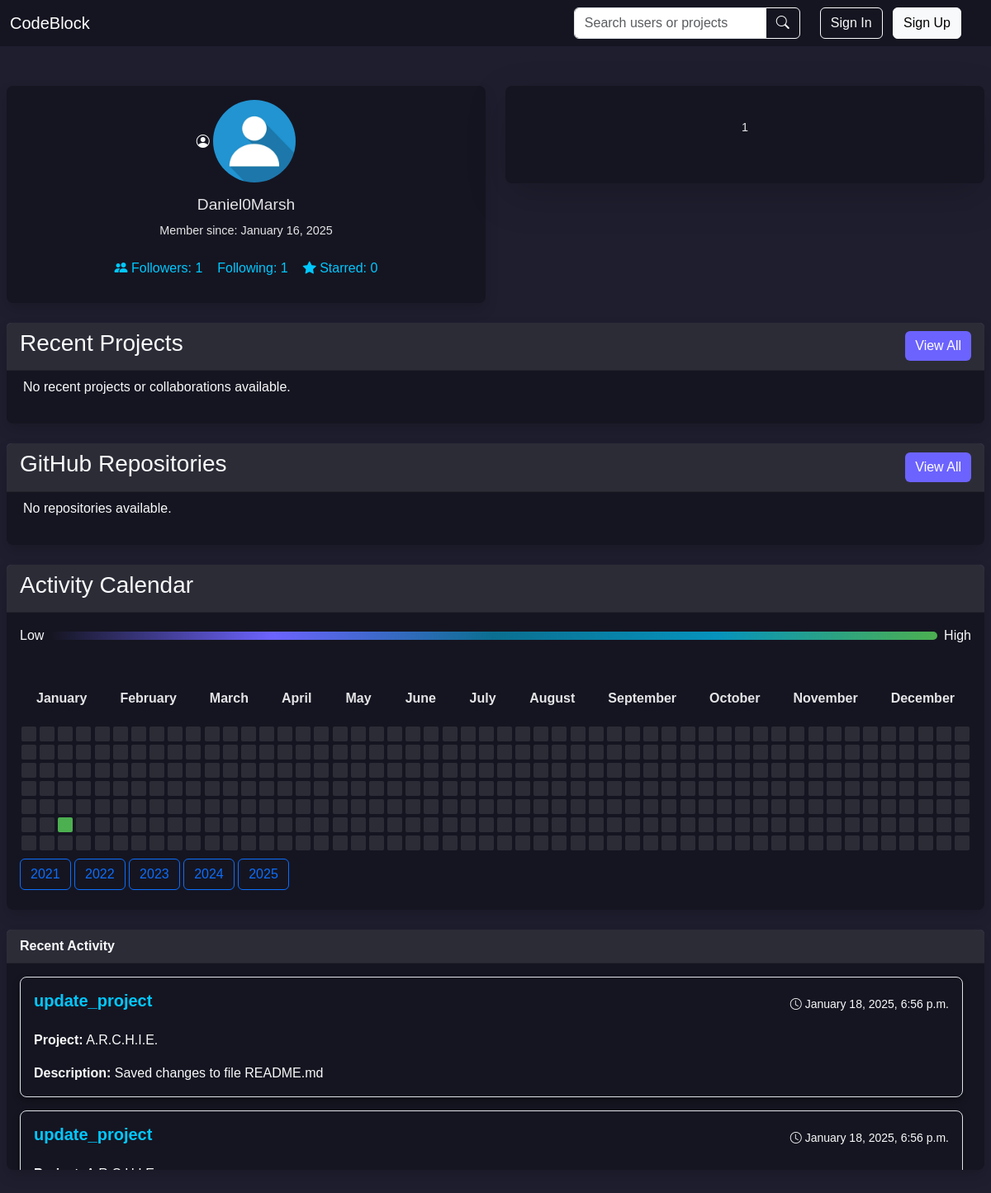
The app's page /profile/Daniel0Marsh/ with its own data.
### user/models.py (models this page shows, shortened)
class CustomUser(AbstractUser):
    profile_picture = models.ImageField(upload_to='profile_pictures/', null=True, blank=True)
    following = models.ManyToManyField('self', symmetrical=False, related_name='followers', blank=True)
    bio = models.TextField(blank=True)
    project_dir = models.CharField(max_length=512, null=True, blank=True)
    default_mem_limit = models.CharField(max_length=10, default='512m',
                                         help_text="Default memory limit for Docker containers.")
    default_memswap_limit = models.CharField(max_length=10, default='1g',
                                             help_text="Memory + swap limit for Docker containers.")
    default_cpus = models.DecimalField(max_digits=3, decimal_places=2, default=0.5,
                                       help_text="Number of CPUs allocated for Docker containers.")
    default_cpu_shares = models.PositiveIntegerField(default=512,
                                                     help_text="Relative CPU weight for Docker containers.")

class ActivityLog(models.Model):
    NOTIFICATION_TYPES = [
        ('new_follower', 'New Follower'),
        ('new_message', 'New Message'),
        ('task', 'Task'),
        ('project', 'Project'),
    ]
    user = models.ForeignKey(settings.AUTH_USER_MODEL, on_delete=models.CASCADE, related_name='activity')
    sender = models.ForeignKey(settings.AUTH_USER_MODEL, on_delete=models.SET_NULL, null=True,
                               related_name='sent_activity')
    activity_type = models.CharField(max_length=20, choices=NOTIFICATION_TYPES)
    notification_enabled = models.BooleanField(default=True,
                                               help_text="Indicates whether this notification is enabled.")
    task = models.ForeignKey('project.Task', null=True, blank=True, on_delete=models.SET_NULL,
                             related_name='activity')
    project = models.ForeignKey('project.Project', null=True, blank=True, on_delete=models.SET_NULL,
                                related_name='activity')
    message = models.TextField(null=True, blank=True)
    created_at = models.DateTimeField(auto_now_add=True)

### project/models.py (models this page shows, shortened)
class Project(models.Model):
    THEME_CHOICES = [
        ('default', 'Light Mode'),
        ('eclipse', 'Eclipse'),
        ('material', 'Material'),
        ('cobalt', 'Cobalt'),
        ('monokai', 'Monokai'),
        ('dracula', 'Dracula'),
    ]
    SYNTAX_CHOICES = [
        ('auto', 'Auto Detect'),
        ('plain', 'Plain Text'),
        ('python', 'Python'),
        ('javascript', 'JavaScript'),
        ('html', 'HTML'),
        ('css', 'CSS'),
        ('java', 'Java'),
        ('c', 'C'),
        ('cpp', 'C++'),
        ('php', 'PHP'),
        ('ruby', 'Ruby'),
        ('swift', 'Swift'),
        ('go', 'Go'),
        ('rust', 'Rust'),
        ('typescript', 'TypeScript'),
    ]
    user = models.ForeignKey(settings.AUTH_USER_MODEL, on_delete=models.CASCADE)
    project_name = models.CharField(max_length=100)
    project_path = models.CharField(max_length=100)
    repository = models.CharField(max_length=100, blank=True, null=True)
    project_description = TextField(blank=True, null=True)
    selected_theme = models.CharField(max_length=20, choices=THEME_CHOICES, default='default')
    selected_syntax = models.CharField(max_length=20, choices=SYNTAX_CHOICES, default='auto')
    is_public = models.BooleanField(default=False)
    likes = models.PositiveIntegerField(default=0)
    liked_by = models.ManyToManyField(settings.AUTH_USER_MODEL, related_name='liked_projects', blank=True)
    modified_at = models.DateTimeField(auto_now=True)
    created_at = models.DateTimeField(auto_now_add=True)
    collaborators = models.ManyToManyField(settings.AUTH_USER_MODEL, related_name='collaborating_projects', blank=True)

### profile/views.py (the view, shortened to what this page needs)
# urls.py: path("profile/<str:username>/", ProfileView.as_view(), name="profile"),
class ProfileView(TemplateView):
    template_name = 'profile.html'
    def get(self, request, *args, **kwargs):
        username = self.kwargs.get("username")
        if username:
            user_profile = get_object_or_404(CustomUser, username=username)
        else:
            user_profile = request.user
        owned_projects = Project.objects.filter(user=user_profile)
        collaborating_projects = user_profile.collaborating_projects.all()
        user_projects = owned_projects | collaborating_projects
        if isinstance(request.user, AnonymousUser):
            user_projects = user_projects.filter(is_public=True)
            is_following = False
            following_users = []
            followers_users = []
            chat_rooms = []
            enabled_notifications = None
        user_projects = user_projects.distinct().order_by('-modified_at')
        activity_days, recent_activity, years = user_activity(user_profile)
        github_repos = []
        context = {
            'user_profile': user_profile,
            'user_projects': user_projects,
            'activity_days': activity_days,
            'recent_activity': recent_activity,
            'is_own_profile': user_profile == request.user,
            'is_following': is_following,
            'recent_chats': chat_rooms,
            'all_users': list(set(following_users) | set(followers_users)),
            'all_messages': Message.objects.filter(room__in=chat_rooms).order_by('timestamp'),
            'enabled_notifications': enabled_notifications,
            'github_repos': github_repos,
            'years': years,
        }
        return self.render_to_response(context)

### profile/templates/profile.html (shortened to what this page needs)
{% extends 'base.html' %}
{% block extra_head %}
{% load static %}
<link rel="stylesheet" type="text/css" href="{% static 'profile.css' %}">
{% endblock %}
{% block content %}
<div class="row mb-4">
    <div class="col-md-6">
        <div class="card profile-info shadow border-0">
            <div class="card-body text-center">
                {% if user.is_authenticated %}
                {% if is_own_profile %}
                <img src="{{ user.profile_picture.url }}" alt="Profile" class="profile-image mb-1">
                {% else %}
                <form method="post" action="">
                    {% csrf_token %}
                    <input type="hidden" name="target_user" value="{{ user_profile.username }}">
                    <button type="submit" name="follow_unfollow" class="btn text-light p-0">
                        {% if is_following %}
                        <i class="bi bi-person-dash"></i>
                        {% else %}
                        <i class="bi bi-person-add"></i>
                        {% endif %}
                        <img src="{{ user_profile.profile_picture.url }}" alt="Profile" class="profile-image mb-1">
                    </button>
                </form>
                {% endif %}
                {% else %}
                <a href="{% url 'login' %}" class="btn text-light p-0">
                    <i class="bi bi-person-circle"></i>
                    <img src="{{ user_profile.profile_picture.url }}" alt="Profile" class="profile-image mb-1">
                </a>
                {% endif %}
                <h5>{{ user_profile.username }}</h5>
                <p>Member since: {{ user_profile.date_joined|date:"F j, Y" }}</p>
                <div class="follow-info mt-2 d-flex justify-content-center align-items-center">
                    <p>
                        <button type="button" class="btn follow-info p-2" data-bs-toggle="modal"
                                data-bs-target="#followersModal">
                            <i class="bi bi-people-fill"></i>
                            Followers: {{ user_profile.followers.count }}
                        </button>
                    </p>
                    <p>
                        <button type="button" class="btn follow-info p-2" data-bs-toggle="modal"
                                data-bs-target="#followingModal">
                            Following: {{ user_profile.following.count }}
                        </button>
                    </p>
                    <p>
                        <button type="button" class="btn follow-info p-2" data-bs-toggle="modal"
                                data-bs-target="#likedProjectsModal">
                            <i class="bi bi-star-fill"></i>
                            Starred: {{ user_profile.liked_projects.count }}
                        </button>
                    </p>
                </div>
            </div>
        </div>
    </div>
    <div class="col-md-6">
        {% if is_own_profile %}
        <div class="card user-bio shadow border-0">
            <div class="card-body">
                {% if user_profile.bio %}
                <p>{{ user_profile.bio }}</p>
                {% endif %}
                <button type="button" class="btn btn-secondary mt-2" data-bs-toggle="modal"
                        data-bs-target="#editBioModal">
                    Edit Bio
                </button>
            </div>
        </div>
        {% elif user_profile.bio %}
        <div class="card user-bio p-4 shadow-lg border-0">
            <div class="card-body">
                <p>{{ user_profile.bio }}</p>
            </div>
        </div>
        {% endif %}
    </div>
</div>
<div class="mb-4">
    <div class="card shadow border-0">
        <div class="card-header text-light d-flex justify-content-between align-items-center">
            <h3 class="text-light">Recent Projects</h3>
            <div>
                <button class="btn btn-secondary" data-bs-toggle="modal" data-bs-target="#allProjectsModal">
                    View All
                </button>
            </div>
        </div>
        <div class="row g-4">
            {% for project in user_projects|slice:":3" %}
            <div class="col-md-4">
                <div class="card p-3 m-3 shadow" style="background-color: rgba(255, 255, 255, 0.15);">
                    <div class="d-flex flex-wrap justify-content-start">
                        <a href="{% url 'project' username=project.user.username project_id=project.id %}"
                           class="card-title">
                            {{ project.user.username }} / {{ project.project_name }}
                        </a>
                        <p class="text-light small ms-1">
                            {% if project.is_public %}
                            <span class="badge bg-primary">Public</span>
                            {% else %}
                            <span class="badge bg-danger">Private</span>
                            {% endif %}
                        </p>
                    </div>
                    <p class="card-text text-light">{{ project.project_description }}</p>
                    <p class="text-light small">
                        {% if project.user == user_profile %}
                        <span class="badge bg-primary">Owned</span>
                        {% else %}
                        <span class="badge bg-secondary">Collaboration</span>
                        {% endif %}
                        Last modified: {{ project.modified_at|date:"M d, Y" }}
                    </p>
                </div>
            </div>
            {% empty %}
            <p class="text-light p-3 m-3">No recent projects or collaborations available.</p>
            {% endfor %}
        </div>
    </div>
</div>
<div class="mb-4">
    <div class="card shadow border-0">
        <div class="card-header text-light d-flex justify-content-between align-items-center">
            <h3 class="text-light">GitHub Repositories</h3>
            <div>
                <button class="btn btn-secondary" data-bs-toggle="modal" data-bs-target="#allReposModal">
                    View All
                </button>
            </div>
        </div>
        <div class="row g-4">
            {% for repo in github_repos|slice:":3" %}
            <div class="col-md-4">
                <div class="card p-3 m-3 shadow" style="background-color: rgba(255, 255, 255, 0.15);">
                    <div class="d-flex flex-wrap justify-content-start">
                        <a href="{{ repo.html_url }}" target="_blank" class="card-title text-light">
                            {{ repo.full_name }}
                        </a>
                        <p class="text-light small ms-1">
                            {% if repo.private %}
                            <span class="badge bg-danger">Private</span>
                            {% else %}
                            <span class="badge bg-primary">Public</span>
                            {% endif %}
                        </p>
                    </div>
                    <p class="card-text text-light">{{ repo.description }}</p>
                    <p class="text-light small">
                        Last updated: {{ repo.updated_at|date:"M d, Y" }}
                    </p>
                    <form method="POST" action="">
                        {% csrf_token %}
                        <input type="hidden" name="repo_url" value="{{ repo.html_url }}">
                        <button type="submit" name="clone_repo" class="btn btn-primary btn-sm mt-2">
                            Clone Repository
                        </button>
                    </form>
                </div>
            </div>
            {% empty %}
            <p class="text-light p-3 m-3">No repositories available.</p>
            {% endfor %}
        </div>
    </div>
</div>
<div class="mb-4">
    <div class="card shadow border-0 mb-4">
        <div class="card-header text-light">
            <h3 class="mb-2 text-light">Activity Calendar</h3>
        </div>
        <div class="activity-legend m-3 d-flex align-items-center">
            <span class="text-light me-2">Low</span>
            <div class="legend-bar"
                 style="flex: 1; height: 10px; background: linear-gradient(to right, var(--bg-darker), var(--btn-secondary), rgba(0, 200, 255, 0.5), rgba(0, 200, 255, 0.7), var(--btn-primary)); border-radius: 5px;"></div>
            <span class="text-light ms-2">High</span>
        </div>
        <div class="activity-calendar m-3">
            <div class="month-labels">
                <span>January</span>
                <span>February</span>
                <span>March</span>
                <span>April</span>
                <span>May</span>
                <span>June</span>
                <span>July</span>
                <span>August</span>
                <span>September</span>
                <span>October</span>
                <span>November</span>
                <span>December</span>
            </div>
            <div class="days mb-2">
                {% for day in activity_days %}
                <div class="day" title="{{ day.date }}: {{ day.count }} activities"
                     data-count="{{ day.count }}" data-day="{{ day.date }}">
                </div>
                {% endfor %}
            </div>
            <div class="year-buttons mb-2">
                {% for year in years %}
                <button class="btn btn-outline-primary year-button" data-year="{{ year }}" data-username="{{ user_profile.username }}">
                    {{ year }}
                </button>
                {% endfor %}
            </div>
        </div>
    </div>
</div>
<div class="mb-4">
    <div class="card shadow border-0 mb-4">
        <div class="card-header text-light">Recent Activity</div>
        <div id="recent-activity-list" style="max-height: 250px; overflow-y: auto; padding-right: 10px;">
            {% for activity in recent_activity %}
                <div class="card border m-3">
                    <div class="card-body d-flex justify-content-between align-items-center">
                        <h5 class="card-title">{{ activity.get_activity_type_display }}</h5>
                        <small class="text-light ms-3"><i class="bi bi-clock"></i> {{ activity.created_at|date:"F j, Y, g:i a" }}</small>
                    </div>
                    <p class="card-text text-light ms-3 mb-3"><strong>Project:</strong> {{ activity.project.project_name }}</p>
                    <p class="card-text text-light ms-3 mb-3"><strong>Description:</strong> {{ activity.message }}</p>
                </div>
            {% endfor %}
        </div>
    </div>
</div>
{% endblock %}

### records on screen
CustomUser: profile_picture (placeholder picture), username "Daniel0Marsh", date_joined "January 16, 2025", followers.count "1", following.count "1", liked_projects.count "0", bio "1"
ActivityLog: activity_type "update_project", created_at "January 18, 2025, 6:56 p.m.", project.project_name "A.R.C.H.I.E.", message "Saved changes to file README.md"
ActivityLog: activity_type "update_project", created_at "January 18, 2025, 6:56 p.m."

### other values on screen
{{ year }} "2021" "2022" "2023" "2024" "2025"
